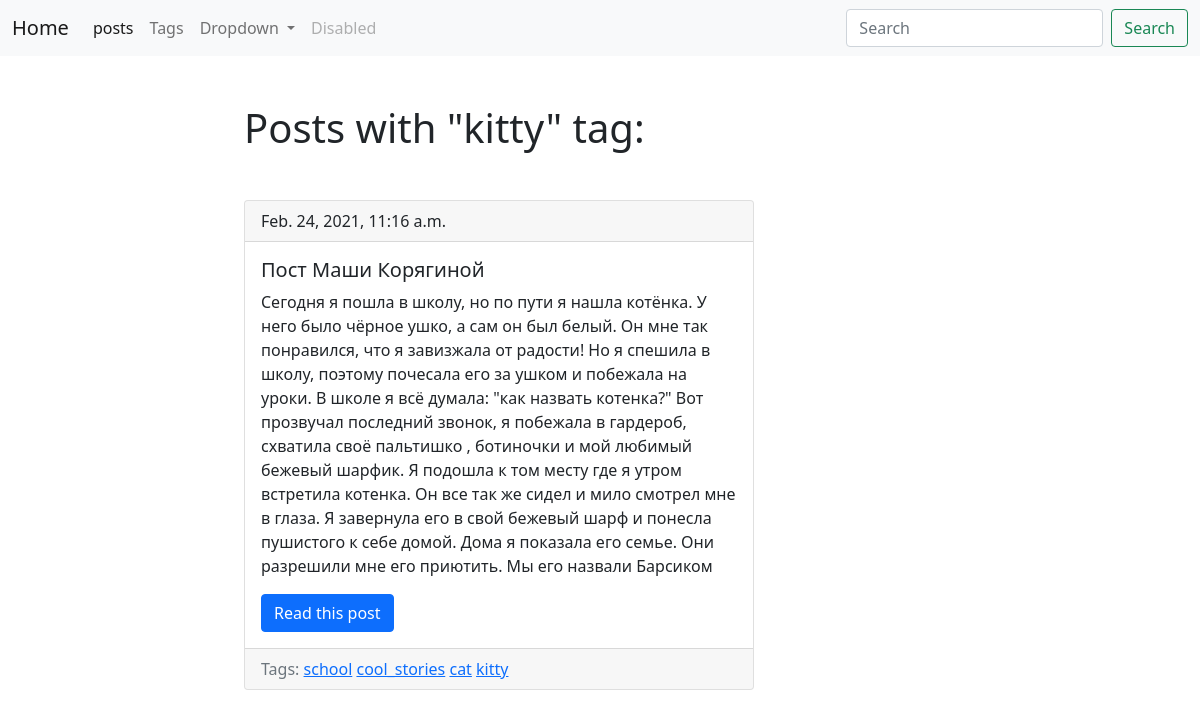
The app's page /blog/tags/kitty/ with its own data.
### blog/models.py (models this page shows, shortened)
class Tag(models.Model):
    title=models.CharField(max_length=50,db_index=True)
    slug=models.SlugField(max_length=50,unique=True)
    def get_absolute_url(self):
         return reverse('tag_detail_url', kwargs={'slug': self.slug})

class Post(models.Model):
    title=models.CharField(max_length=150,db_index=True)
    slug=models.SlugField(max_length=150,unique=True,blank=True)
    body=models.TextField(blank=True,db_index=True)
    tags=models.ManyToManyField('Tag',blank=True, related_name='posts')
    date_pub=models.DateTimeField(auto_now_add=True)
    def get_absolute_url(self):
        return reverse('post_detail_url', kwargs={'slug': self.slug})

### blog/views.py (the view)
# urls.py: path('tags/<str:slug>/', TagDetail.as_view(), name='tag_detail_url'),
class TagDetail(ObjectDetailMixin, View):
    model = Tag
    template =  'blog/tag_detail.html'

### blog/utils.py (called while the page is built)
    def get(self,request,slug):
        object = get_object_or_404(self.model,slug__iexact=slug)
        return render(request, self.template , context={self.model.__name__.lower(): object})

### blog/templates/blog/tag_detail.html (shortened to what this page needs)
{%extends 'blog/base_blog.html'%}
{%block content%}
<h1 class="mb-5">Posts with "{{ tag.title }}" tag:</h1>
    {% for post in tag.posts.all %}
 <div class="card">
  <div class="card-header">
      {{post.date_pub}}
  </div>
  <div class="card-body">
    <h5 class="card-title">{{post.title}}</h5>
    <p class="card-text">{{post.body}}</p>
    <a href="{{post.get_absolute_url}}" class="btn btn-primary">Read this post</a>
  </div>
        <div class="card-footer text-muted" >
           Tags:
           {% for tag in post.tags.all %}
           <a href="{{tag.get_absolute_url}}">{{tag.title}}</a>
           {%endfor%}
        </div>
</div>
    {% endfor %}
{%endblock%}

### records on screen
Tag: title "kitty"
Post: date_pub "Feb. 24, 2021, 11:16 a.m.", title "Пост Маши Корягиной", body "Сегодня я пошла в школу, но по пути я нашла котёнка. У него было чёрное ушко, а сам он был белый. Он мне так понравился, что я завизжала от радости! Но я спешила в школу, поэтому почесала его за ушком и побежала на уроки. В школе я всё думала: \"как назвать котенка?\" Вот прозвучал последний звонок, я побежала в гардероб, схватила своё пальтишко , ботиночки и мой любимый бежевый шарфик. Я подошла к том месту где я утром встретила котенка. Он все так же сидел и мило смотрел мне в глаза. Я завернула его в свой бежевый шарф и понесла пушистого к себе домой. Дома я показала его семье. Они разрешили мне его приютить. Мы его назвали Барсиком"
Tag: title "school"
Tag: title "cool_stories"
Tag: title "cat"
